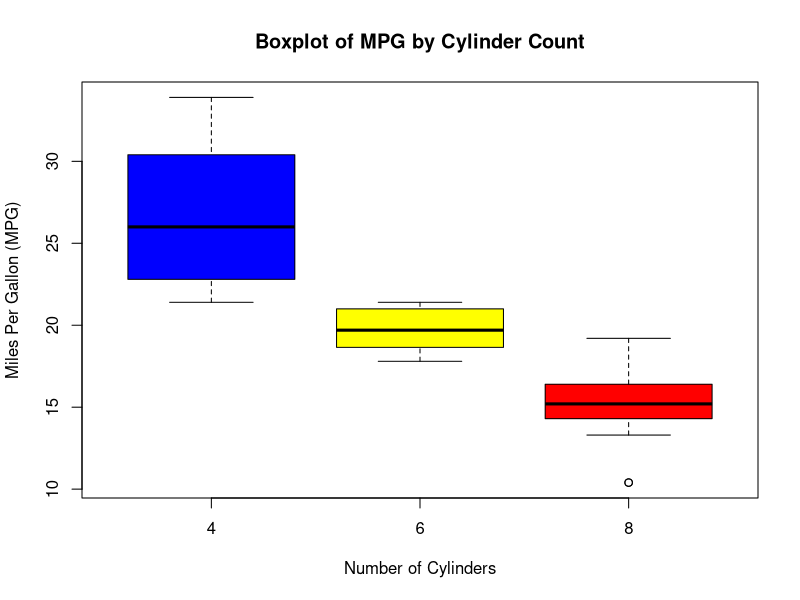

Write R code to recreate this figure.
# data analysis script

# load dataset from the base R
data("mtcars")

# view the structure of the dataset
str(mtcars)

# summary statistics of the dataset
summary(mtcars)

#anova to see if there is a significant difference in mpg based on the number of cylinders
anova_result <- lm(mpg ~ as.factor(cyl), data = mtcars)
summary(anova_result)

#plot the boxplot for mpg and cyl
boxplot(mtcars$mpg ~ mtcars$cyl,
        main = "Boxplot of MPG by Cylinder Count",
        xlab = "Number of Cylinders",
        ylab = "Miles Per Gallon (MPG)",
        col = c("blue", "yellow", "red"))
